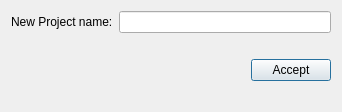
<?xml version="1.0" encoding="UTF-8"?>
<ui version="4.0">
 <class>QGISRedRenameProjectDialog</class>
 <widget class="QDialog" name="QGISRedRenameProjectDialog">
  <property name="geometry">
   <rect>
    <x>0</x>
    <y>0</y>
    <width>342</width>
    <height>112</height>
   </rect>
  </property>
  <property name="windowTitle">
   <string>QGISRed: Rename project</string>
  </property>
  <property name="windowIcon">
   <iconset>
    <normaloff>:/images/iconProjectManager.png</normaloff>:/images/iconProjectManager.png</iconset>
  </property>
  <layout class="QGridLayout" name="gridLayout">
   <item row="0" column="0">
    <layout class="QVBoxLayout" name="verticalLayout">
     <item>
      <layout class="QHBoxLayout" name="horizontalLayout">
       <item>
        <widget class="QLabel" name="label">
         <property name="text">
          <string>New Project name:</string>
         </property>
        </widget>
       </item>
       <item>
        <widget class="QLineEdit" name="tbNetworkName">
         <property name="text">
          <string/>
         </property>
        </widget>
       </item>
      </layout>
     </item>
     <item>
      <widget class="QLabel" name="lbMessage">
       <property name="font">
        <font>
         <weight>75</weight>
         <bold>true</bold>
        </font>
       </property>
       <property name="text">
        <string/>
       </property>
      </widget>
     </item>
     <item>
      <layout class="QHBoxLayout" name="horizontalLayout_3">
       <item>
        <spacer name="horizontalSpacer">
         <property name="orientation">
          <enum>Qt::Horizontal</enum>
         </property>
         <property name="sizeHint" stdset="0">
          <size>
           <width>40</width>
           <height>20</height>
          </size>
         </property>
        </spacer>
       </item>
       <item>
        <widget class="QPushButton" name="btAccept">
         <property name="text">
          <string>Accept</string>
         </property>
        </widget>
       </item>
      </layout>
     </item>
     <item>
      <spacer name="verticalSpacer">
       <property name="orientation">
        <enum>Qt::Vertical</enum>
       </property>
       <property name="sizeHint" stdset="0">
        <size>
         <width>20</width>
         <height>40</height>
        </size>
       </property>
      </spacer>
     </item>
    </layout>
   </item>
  </layout>
 </widget>
 <resources/>
 <connections/>
</ui>
